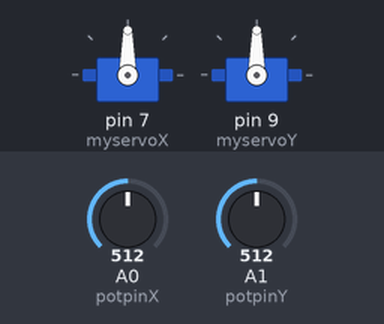
Bench run of a sketch on a simulated Arduino Uno, built with avr-gcc and run on an emulated ATmega328P. Shown: 2 × servo. Inputs (shaded band) come from the test bench; at power-on: A0 (potpinX) = 512, A1 (potpinY) = 512.

Above: at 1.2 s.
1.3 s: A0 (potpinX) set to 716
At 2.5 s:
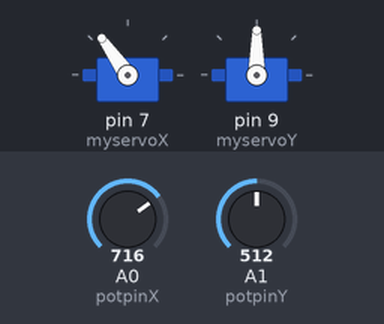
2.8 s: A1 (potpinY) set to 716
At 3.9 s:
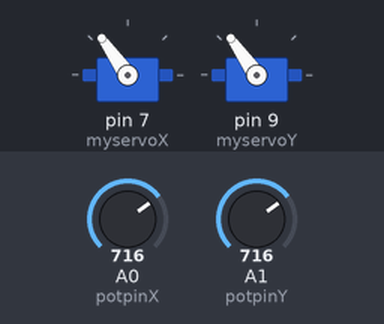
4.3 s: A0 (potpinX) set to 900
At 5.0 s:
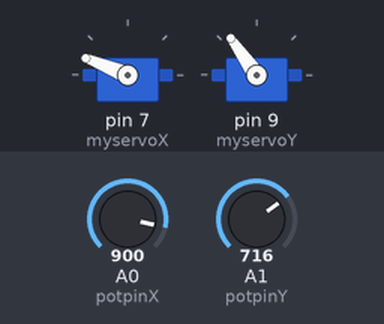
5.8 s: A1 (potpinY) set to 900
At 6.8 s:
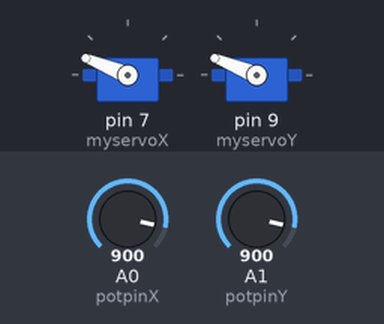
7.3 s: A0 (potpinX) set to 1023
At 7.9 s:
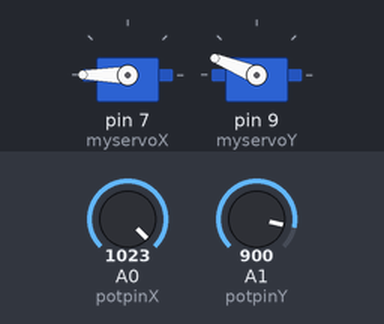
8.8 s: A1 (potpinY) set to 1023
At 9.1 s:
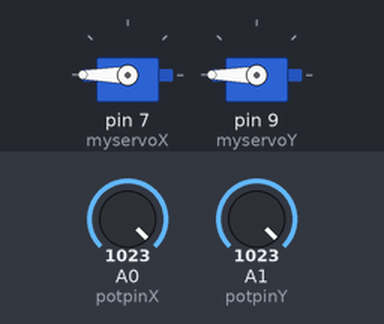
Timing chart, 0 to 11.3 s (numbered marks = the images above; inputs shaded):
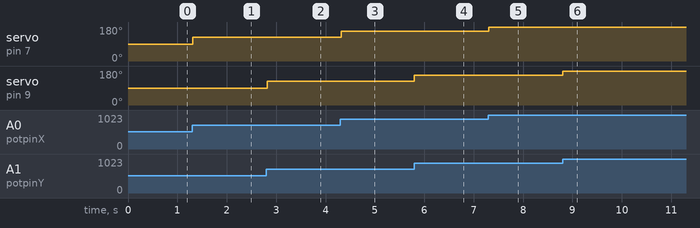

The sketch:

Servomotor.ino
```cpp
/*
 Controlling a servo position using a potentiometer (variable resistor)
 by Michal Rinott <http://people.interaction-ivrea.it/m.rinott>

 modified on 8 Nov 2013
 by Scott Fitzgerald
 http://www.arduino.cc/en/Tutorial/Knob
*/

#include <Servo.h>

Servo myservoX;  // create servo object to control a servo
Servo myservoY;

int potpinX = 0;  // analog pin used to connect the potentiometer
int potpinY = 1;
int valX;    // variable to read the value from the analog pin
int valY;    // variable to read the value from the analog pin

void setup() {
  myservoX.attach(7);  // attaches the servo on pin 9 to the servo object
  myservoY.attach(9);  // attaches the servo on pin 9 to the servo object
}

void loop() {
  valX = analogRead(potpinX);            // reads the value of the potentiometer (value between 0 and 1023)
  //Hace una conversión de cero a 180
  valX = map(valX, 0, 1023, 0, 180);     // scale it to use it with the servo (value between 0 and 180)
  myservoX.write(valX);                  // sets the servo position according to the scaled value

  valY = analogRead(potpinY);            // reads the value of the potentiometer (value between 0 and 1023)
  //Hace una conversión de cero a 180
  valY = map(valY, 0, 1023, 0, 180);     // scale it to use it with the servo (value between 0 and 180)
  myservoY.write(valY);                  // sets the servo position according to the scaled value

  delay(15);                           // waits for the servo to get there
}
```

Measured:
- after the input at 1.3 s, servo on pin 7 (myservoX): 90° → 125° at once
- after the input at 2.8 s, servo on pin 9 (myservoY): 90° → 125° at once
- after the input at 4.3 s, servo on pin 7 (myservoX): 125° → 158° at once
- after the input at 5.8 s, servo on pin 9 (myservoY): 125° → 158° at once
- after the input at 7.3 s, servo on pin 7 (myservoX): 158° → 180° at once
- after the input at 8.8 s, servo on pin 9 (myservoY): 158° → 180° at once
